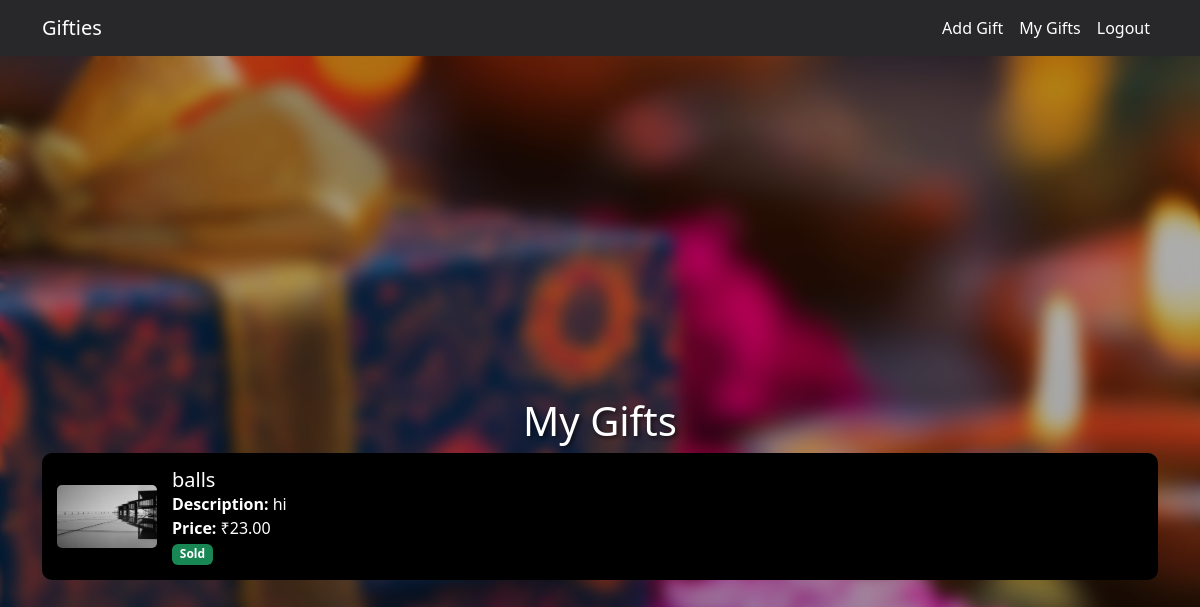
The app's page /my_gifts (signed in) with its own data.
### application/models.py (models this page shows, shortened)
class Gift(db.Model):
    id = db.Column(db.Integer, primary_key=True)
    name = db.Column(db.String(200), nullable=False)
    description = db.Column(db.String(500))
    price = db.Column(db.Float, nullable=False)
    image_url = db.Column(db.String(300))  # Added field for image URL
    seller_id = db.Column(db.Integer, db.ForeignKey('user.id'), nullable=False)
    date_listed = db.Column(db.DateTime, default=datetime.utcnow)
    sold = db.Column(db.Boolean, default=False)

### application/routes.py (the view)
    @app.route("/my_gifts")
    def my_gifts():
        if "user_id" not in session:
            flash("Please login to view your gifts.", "warning")
            return redirect(url_for('login'))
        seller_id = session['user_id']
        gifts = Gift.query.filter_by(seller_id=seller_id).all()
        return render_template('my_gifts.html', my_gifts=gifts)

### templates/my_gifts.html (shortened to what this page needs)
<!DOCTYPE html>
<html lang="en">
<head>
    <link href="https://cdn.jsdelivr.net/npm/bootstrap@5.3.0/dist/css/bootstrap.min.css" rel="stylesheet">
</head>
<body>
    <nav class="navbar navbar-expand-lg">
        <div class="container">
            <a class="navbar-brand" href="/dashboard">Gifties</a>
            <div class="collapse navbar-collapse" id="navbarNav">
                <ul class="navbar-nav ms-auto">
                    <li class="nav-item">
                        <a class="nav-link" href="/add_gift">Add Gift</a>
                    </li>
                    <li class="nav-item">
                        <a class="nav-link" href="/my_gifts">My Gifts</a>
                    </li>
                    <li class="nav-item">
                        <a class="nav-link" href="/logout">Logout</a>
                    </li>
                </ul>
            </div>
        </div>
    </nav>
    <div class="hero">
        <div class="container content-container">
            <h1 class="section-title text-center">My Gifts</h1>
            {% if my_gifts %}
            <div class="list-group">
                {% for gift in my_gifts %}
                <div class="gift-item">
                    <img src="{{ gift.image_url }}" alt="{{ gift.name }}">
                    <div>
                        <h5>{{ gift.name }}</h5>
                        <p><strong>Description:</strong> {{ gift.description }}</p>
                        <p><strong>Price:</strong> ₹{{ "%.2f" | format(gift.price) }}</p>
                        {% if gift.sold %}
                        <span class="badge bg-success">Sold</span>
                        {% else %}
                        <div class="d-flex justify-content-end mt-2">
                            <a href="/edit_gift/{{ gift.id }}" class="btn btn-warning btn-sm">Edit</a>
                            <a href="/delete_gift/{{ gift.id }}" class="btn btn-danger btn-sm ms-2">Delete</a>
                        </div>
                        {% endif %}
                    </div>
                </div>
                {% endfor %}
            </div>
            {% else %}
            <p class="no-gifts-message">You haven't listed any gifts yet. <a href="/add_gift" class="text-decoration-none text-light">Add a gift now!</a></p>
            {% endif %}
        </div>
    </div>
</body>
</html>

### templates/my_gifts.html (style rules this page uses)
body, html { margin: 0; padding: 0; height: 100%; background: url('/static/3.png') no-repeat center center fixed; background-size: cover; }
.hero { min-height: 100vh; display: flex; flex-direction: column; justify-content: center; align-items: center; backdrop-filter: blur(8px); background-color: rgba(0, 0, 0, 0.3); padding-top: 60px; }
.navbar { background-color: #28282B; }
.navbar a { color: white !important; }
.content-container { margin-top: 20px; }
.section-title { color: white; text-shadow: 2px 2px 5px rgba(0, 0, 0, 0.7); }
.gift-item { background-color: #000; color: white; border-radius: 10px; margin-bottom: 15px; padding: 15px; display: flex; align-items: center; }
.gift-item img { max-width: 100px; margin-right: 15px; border-radius: 5px; }
.gift-item h5, .gift-item p { margin: 0; }

### records on screen
Gift: name "balls", description "hi", price "23.00", sold "Sold"
